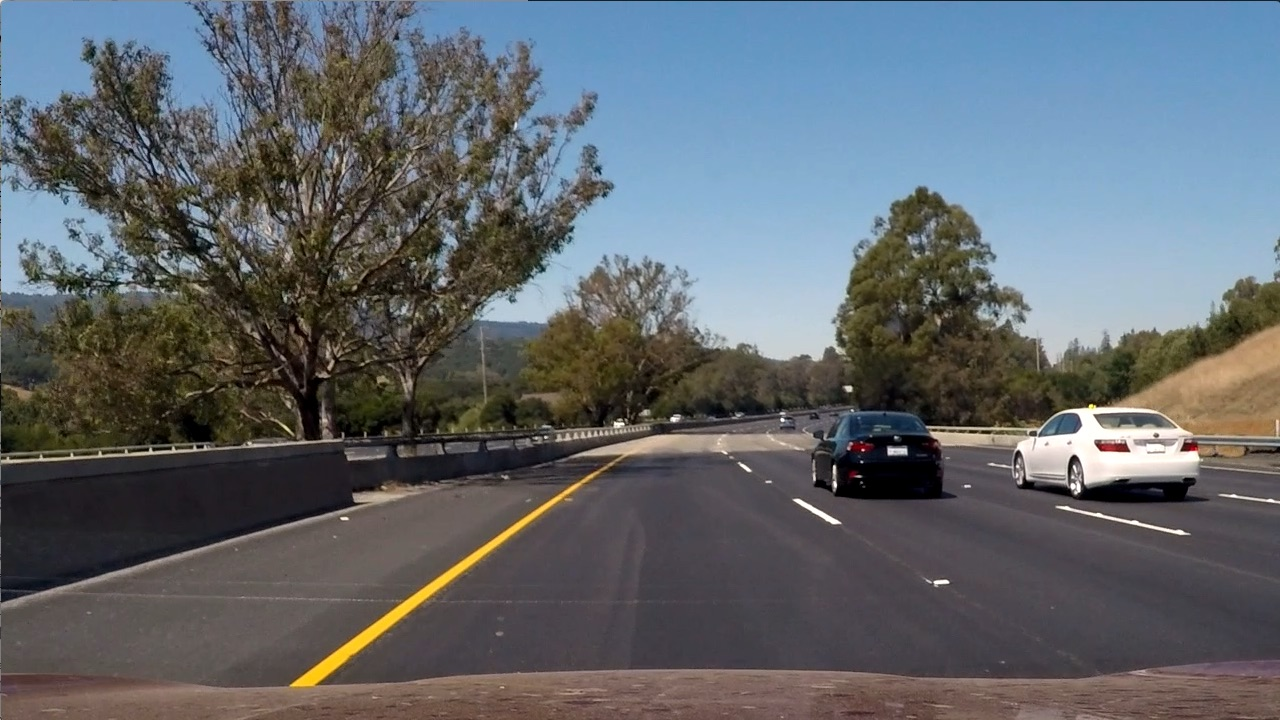
#> input picture Zadatak/test_images/test6.jpg, 1280 x 720 px
$ python binary_output.py   (older library calls are emulated)
#> lines starting #> are read from the running program, lines starting #| are printed output that depends on the picture; after the words box and inside, x2 and y2 are one past the last pixel; in counts of white or black regions, pixels touching at a corner belong together
import cv2
import numpy as np

def abs_sobel_thresh(img, orient='x', thresh_min=20, thresh_max=100):
    gray = cv2.cvtColor(img, cv2.COLOR_BGR2GRAY)
    if orient == 'x':
        sobel = cv2.Sobel(gray, cv2.CV_64F, 1, 0)
    elif orient == 'y':
        sobel = cv2.Sobel(gray, cv2.CV_64F, 0, 1)
    abs_sobel = np.absolute(sobel)
    scaled_sobel = np.uint8(255 * abs_sobel / np.max(abs_sobel))
    binary_output = np.zeros_like(scaled_sobel)
    binary_output[(scaled_sobel >= thresh_min) & (scaled_sobel <= thresh_max)] = 1
    return binary_output

def color_threshold(img, thresh=(170, 255)):
    hls = cv2.cvtColor(img, cv2.COLOR_BGR2HLS)
    s_channel = hls[:, :, 2]
    binary_output = np.zeros_like(s_channel)
    binary_output[(s_channel >= thresh[0]) & (s_channel <= thresh[1])] = 1
    return binary_output

def binary_output(frame):
    # Ucitavanje ispravljene slike
#> called with frame = '../test_images/test6.jpg'
    try:
        img = cv2.imread(frame)
#> img is the input picture: shape (720, 1280, 3); mean B, G, R 107.9, 102.6, 97
    except:
        img = frame

    # Primjena Sobel filtera
    grad_binary = abs_sobel_thresh(img, orient='x', thresh_min=50, thresh_max=100)
#> in abs_sobel_thresh, `sobel = cv2.Sobel(gray, cv2.CV_64F, 1, 0)`:
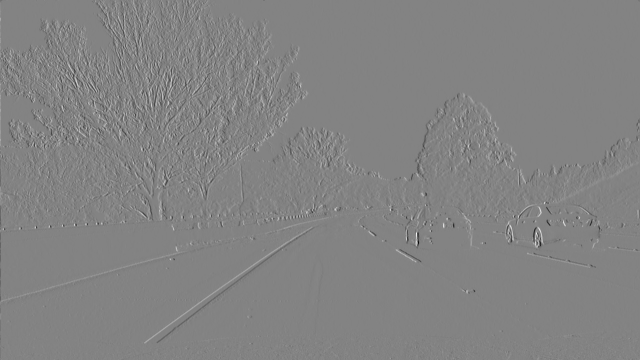
#> sobel: shape (720, 1280) float64 (shown at 1/2 size); min -859, max 812, mean 0.1; drawn with min black and max white
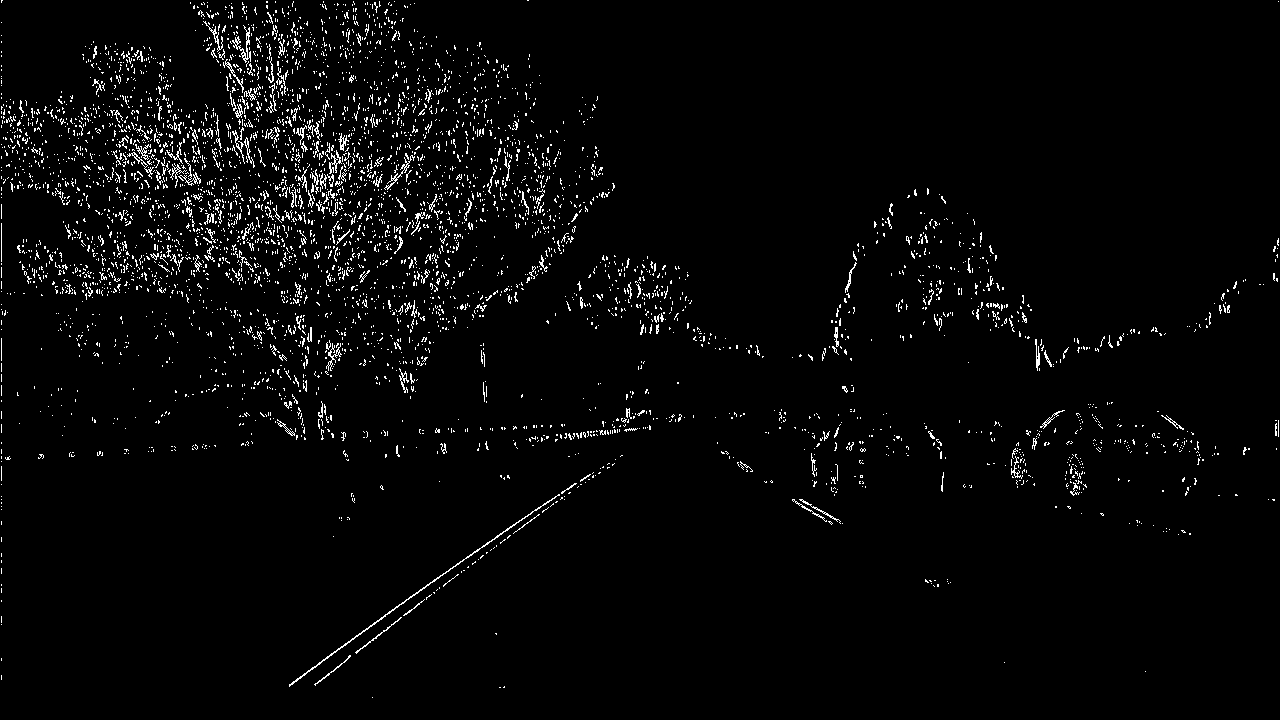
#> grad_binary: shape (720, 1280); values 0 (black) and 1 (white), 2.8% white in thin lines or dots

    # Primjena color filtera
    color_binary = color_threshold(img, thresh=(170, 255))
#> in color_threshold, `s_channel = hls[:, :, 2]`:
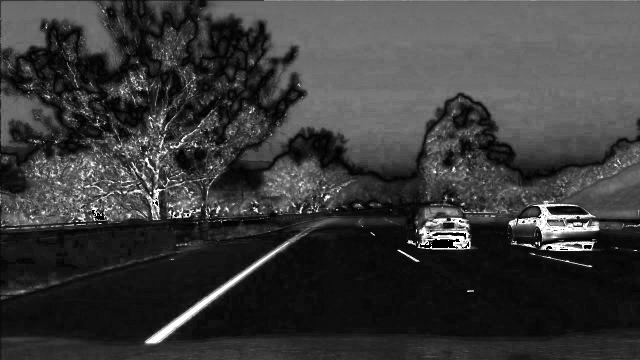
#> s_channel: shape (720, 1280) (shown at 1/2 size); min 0, max 255, mean 57.5
#> color_binary: shape (720, 1280); values 0 (black) and 1 (white), 2.2% white; 1315 white regions (1216 under 20 px), largest, box (x1, y1, x2, y2) and area: (1035, 401, 1199, 478) 3482, (290, 484, 580, 687) 3304, (835, 453, 941, 499) 1963

    # Kombinovanje rezultata
    combined_binary = np.zeros_like(grad_binary)
    combined_binary[(grad_binary == 1) | (color_binary == 1)] = 1

    # Cuvanje rezultata
    # cv2.imshow('Gradient Binary', grad_binary * 255)
    # cv2.imshow('Color Binary', color_binary * 255)
    # cv2.imshow('Combined Binary', combined_binary * 255)
    cv2.imwrite('../output_images/binary_output.jpg', combined_binary * 255)
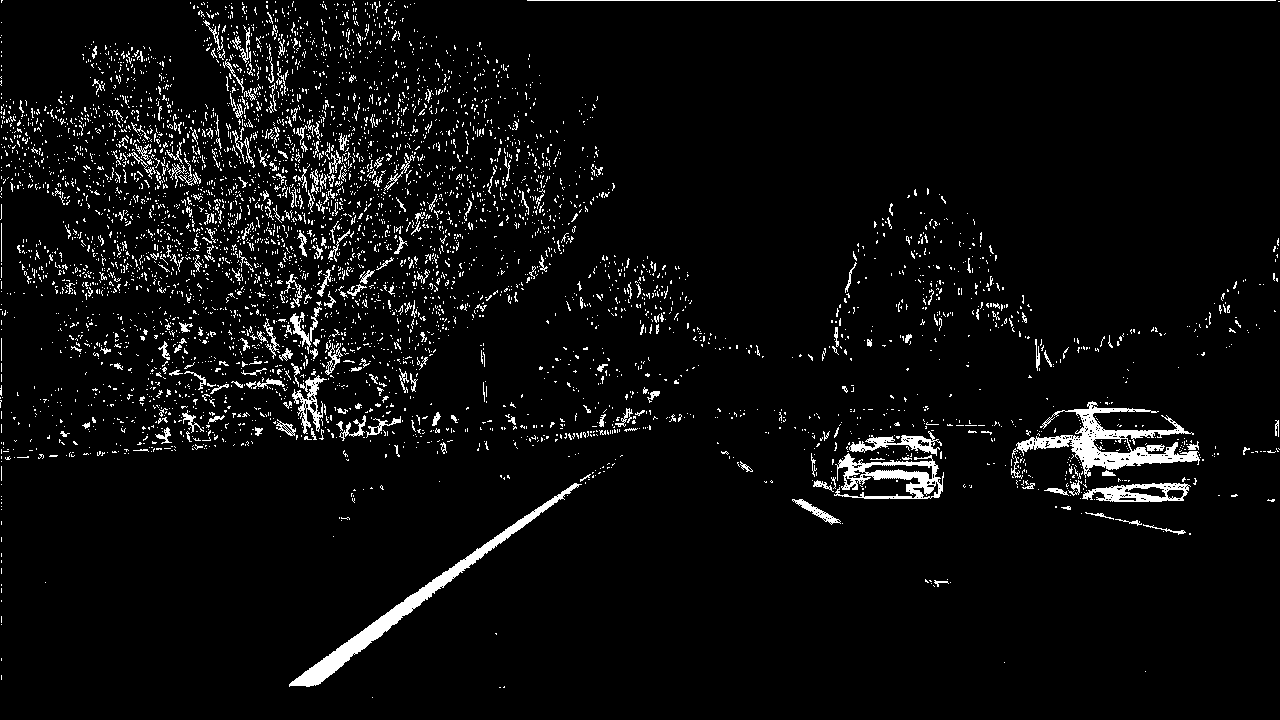
#> saved as binary_output.jpg: shape (720, 1280); 4.9% white in thin lines or dots
    cv2.waitKey(0)
    cv2.destroyAllWindows()

    return combined_binary * 255

#binary_output('../test_images/test2.jpg')

if __name__ == "__main__":
    # binary_image = binary_output('../test_images/solidYellowLeft.jpg')
    binary_image = binary_output('../test_images/test6.jpg')
    cv2.imshow('Combined Binary', binary_image)
    cv2.waitKey(1)

$ run again, with Zadatak/test_images/test2.jpg copied over Zadatak/test_images/test6.jpg
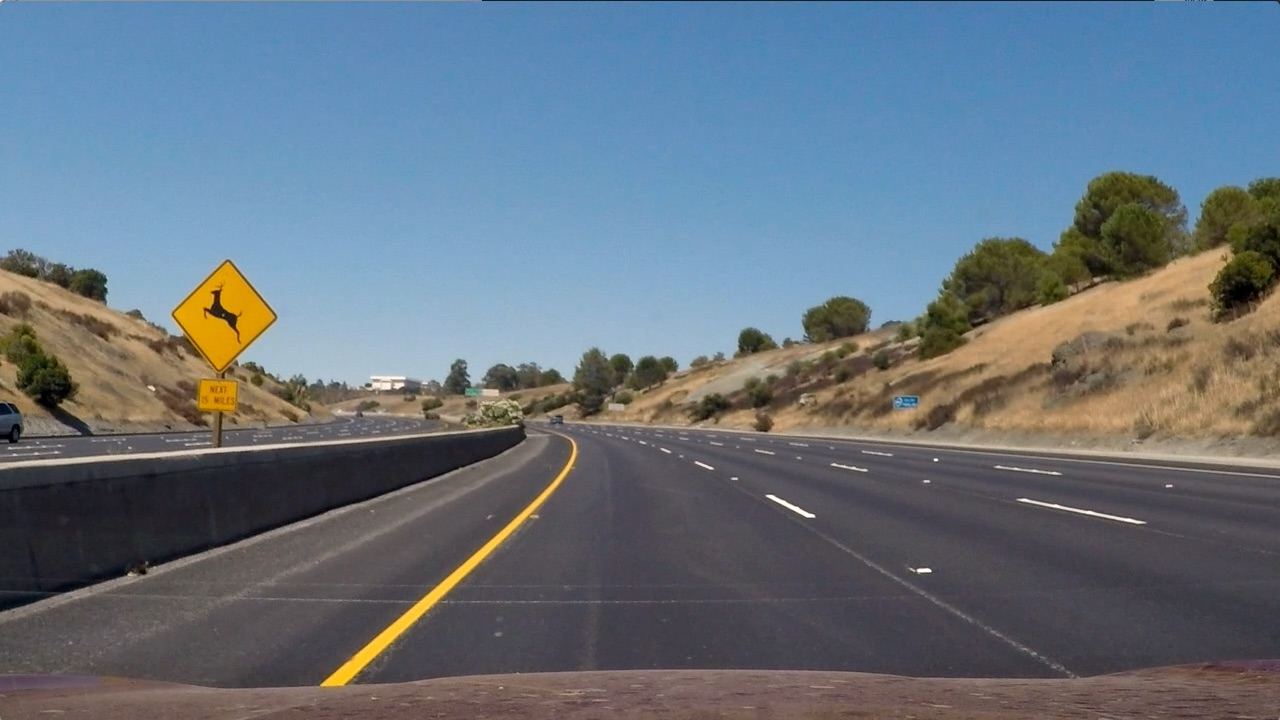
#> input picture Zadatak/test_images/test2.jpg, 1280 x 720 px
#> in binary_output, img is the input picture: shape (720, 1280, 3); mean B, G, R 125.5, 114.6, 102.8
#> in binary_output, `grad_binary = abs_sobel_thresh(img, orient='x', thresh_min=50, thresh_..`:
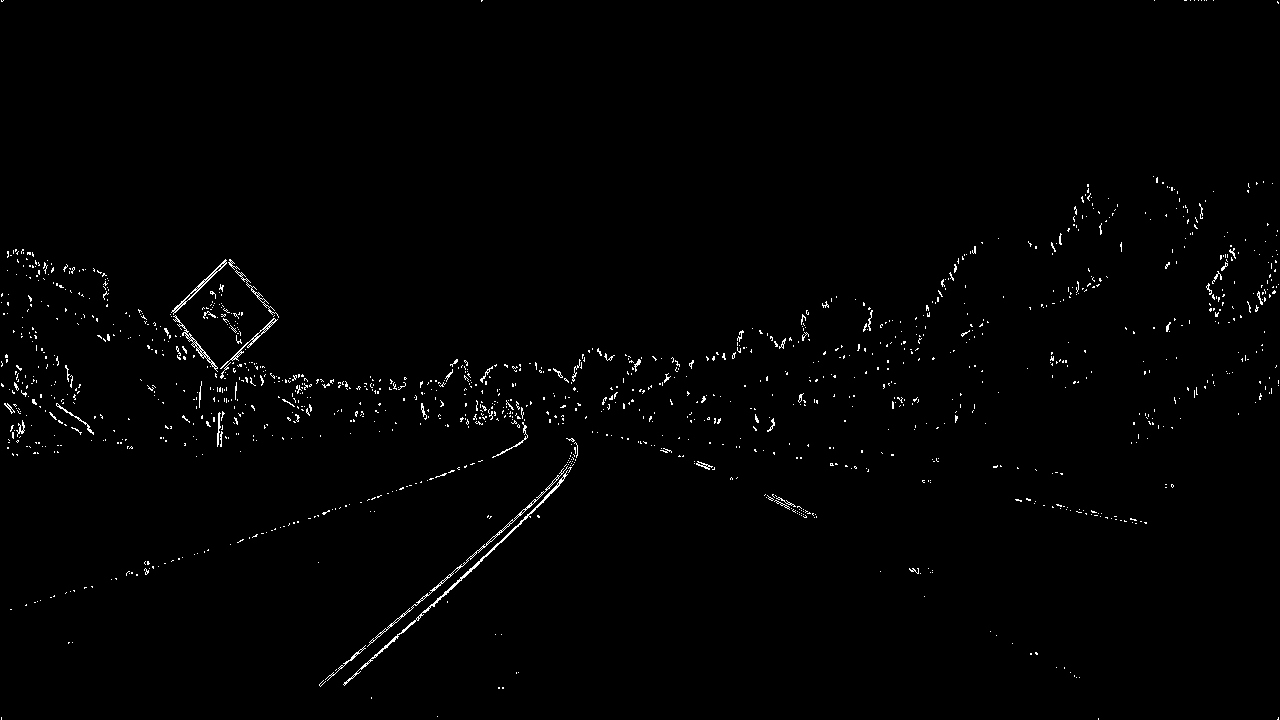
#> grad_binary: shape (720, 1280); values 0 (black) and 1 (white), 0.98% white in thin lines or dots
#> hls: shape (720, 1280, 3); mean of channels 0, 1, 2 86.2, 113.9, 64.8
#> color_binary: shape (720, 1280); values 0 (black) and 1 (white), 1.5% white; 262 white regions (217 under 20 px), largest, box (x1, y1, x2, y2) and area: (173, 264, 273, 372) 5666, (321, 444, 576, 686) 2915, (197, 379, 238, 426) 1204
#> in binary_output, `cv2.imwrite('../output_images/binary_output.jpg', combined_binary * 255)`:
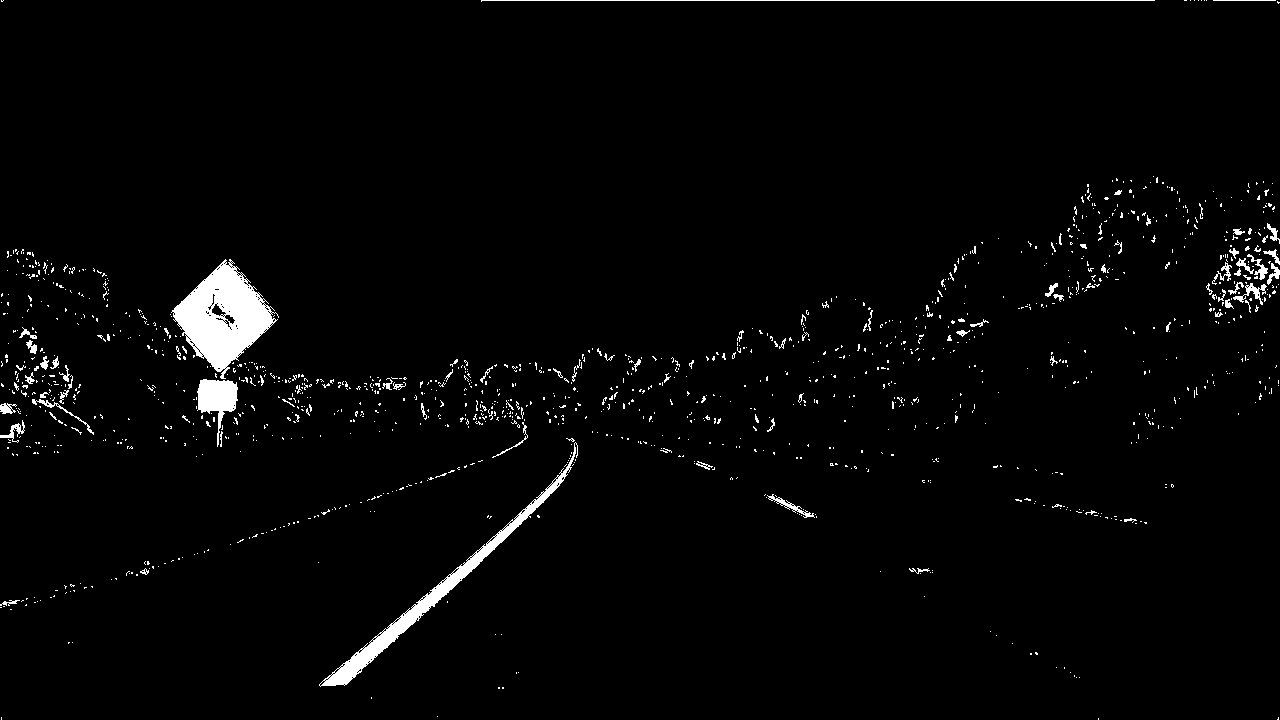
#> saved as binary_output.jpg: shape (720, 1280); 2.3% white; 1332 white regions (1244 under 20 px), largest, box (x1, y1, x2, y2) and area: (171, 259, 279, 379) 6250, (319, 442, 578, 687) 3776, (197, 379, 238, 447) 1287

$ run again, with Zadatak/test_images/solidYellowLeft.jpg copied over Zadatak/test_images/test6.jpg
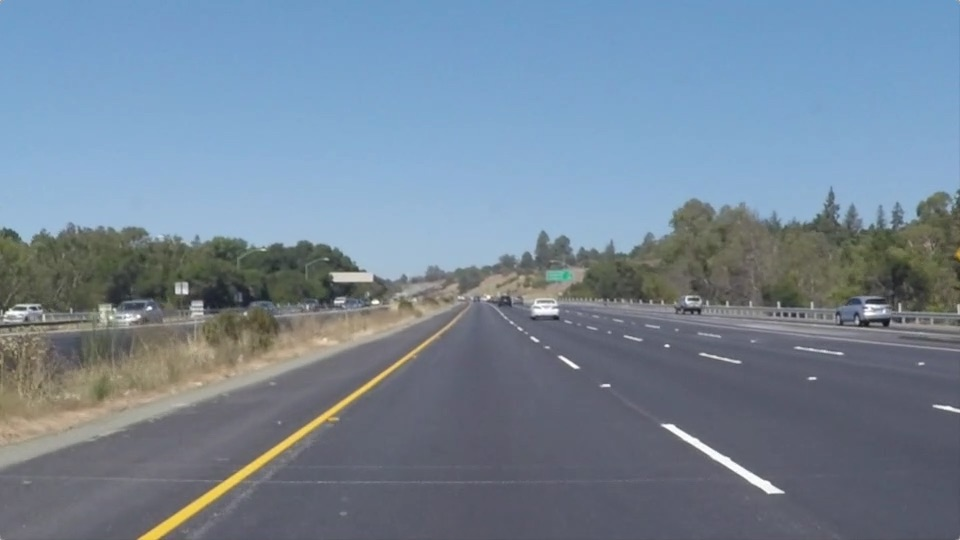
#> input picture Zadatak/test_images/solidYellowLeft.jpg, 960 x 540 px
#> in binary_output, img is the input picture: shape (540, 960, 3); mean B, G, R 150.8, 133.6, 116.5
#> in binary_output, `grad_binary = abs_sobel_thresh(img, orient='x', thresh_min=50, thresh_..`:
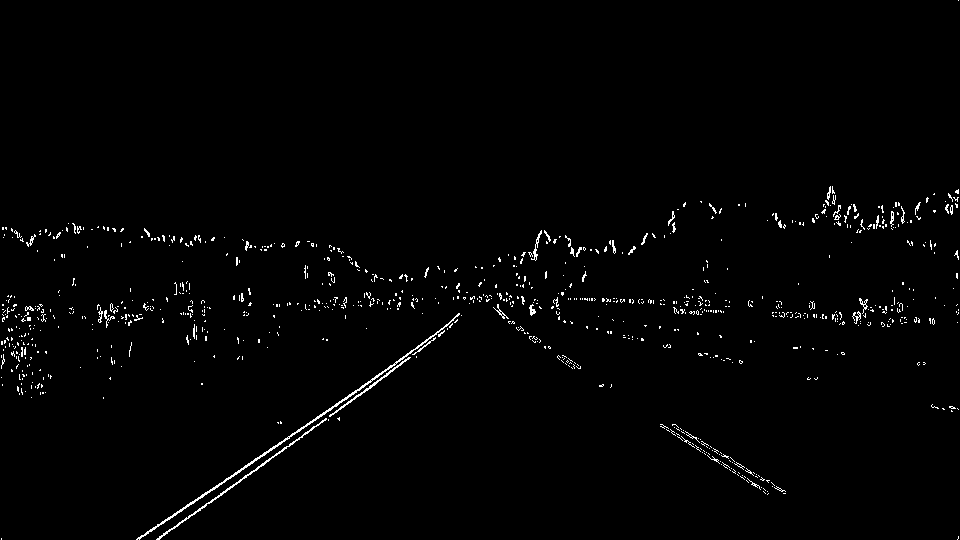
#> grad_binary: shape (540, 960); values 0 (black) and 1 (white), 1.3% white in thin lines or dots
#> hls: shape (540, 960, 3); mean of channels 0, 1, 2 94.7, 133.9, 61.3
#> color_binary: shape (540, 960); values 0 (black) and 1 (white), 0.31% white; 63 white regions (57 under 20 px), largest, box (x1, y1, x2, y2) and area: (141, 406, 340, 540) 1270, (341, 394, 356, 405) 30, (535, 309, 552, 312) 28, (357, 383, 372, 394) 25, (666, 425, 680, 432) 24, (684, 435, 695, 442) 22
#> in binary_output, `cv2.imwrite('../output_images/binary_output.jpg', combined_binary * 255)`:
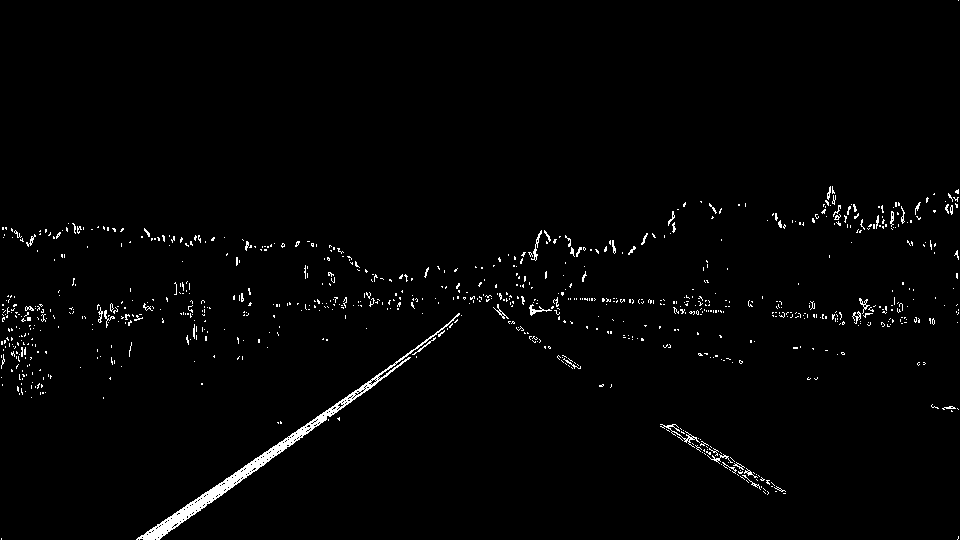
#> saved as binary_output.jpg: shape (540, 960); 1.6% white in thin lines or dots
